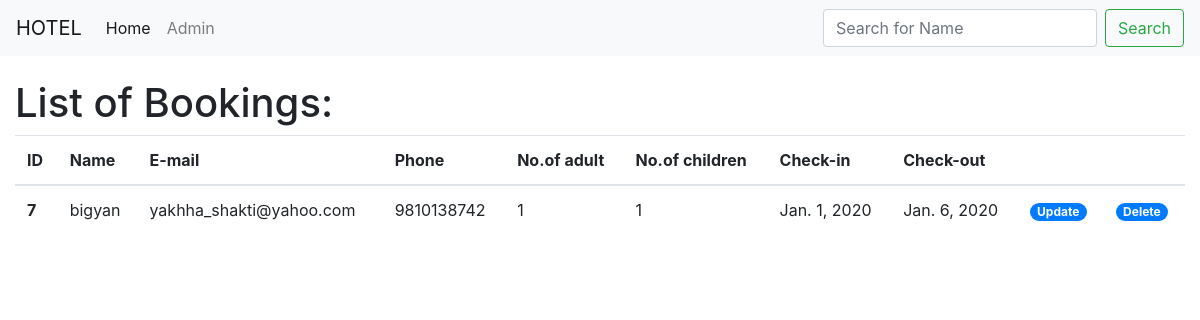
Page /table/ on the earlier database version.
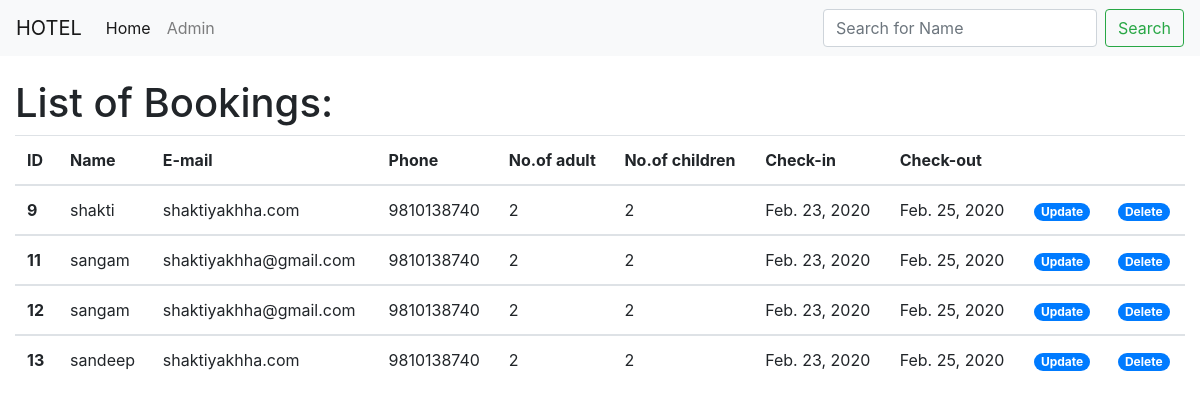
Same page on the later database version.
### WebApp/models.py (models this page shows, shortened)
class Book(models.Model):
    name=models.CharField(max_length=50)
    email=models.CharField(null=True, max_length=50)
    phone=models.IntegerField()
    number_of_adults=models.IntegerField()
    number_of_children=models.IntegerField()
    arrival=models.DateField()
    checkOut=models.DateField()

### WebApp/views.py (the view)
# urls.py: path("table/",table,name="table"),
def table(request):
    data=Book.objects.all()
    search=request.GET.get('search')
    if search !='' and search is not None:
        data=data.filter(name__icontains=search)
    context = {
        'Info':data
    }
    return render(request,'admin.html',context)

### WebApp/templates/admin.html (shortened to what this page needs)
{% load static %}
<!DOCTYPE html>
<html lang="en">
  <head>
    <link rel="stylesheet" href="{% static './bootstrap.css' %}" />
  </head>
  <body>
    <nav class="navbar navbar-expand-lg navbar-light bg-light">
      <a class="navbar-brand" href="#">HOTEL</a>
      <div class="collapse navbar-collapse" id="navbarSupportedContent">
        <ul class="navbar-nav mr-auto">
          <li class="nav-item active">
            <a class="nav-link" href="{% url 'booking' %}"
              >Home <span class="sr-only">(current)</span></a
            >
          </li>
          <li class="nav-item">
            <a class="nav-link" href="{% url 'table' %}">Admin</a>
          </li>
        </ul>
        <form class="form-inline my-2 my-lg-0" action="table" method="GET">
          <input
            class="form-control mr-sm-2"
            type="search"
            placeholder="Search for Name"
            aria-label="Search"
            name="search"
          />
          <button class="btn btn-outline-success my-2 my-sm-0" type="submit">
            Search
          </button>
        </form>
      </div>
    </nav>
    <div class="container-fluid">
      <div class="row">
        <div class="col-12">
          <h1 style="margin-top: 2%;">List of Bookings:</h1>
          <table class="table">
            <thead>
              <tr>
                <th scope="col">ID</th>
                <th scope="col">Name</th>
                <th scope="col">E-mail</th>
                <th scope="col">Phone</th>
                <th scope="col">No.of adult</th>
                <th scope="col">No.of children</th>
                <th scope="col">Check-in</th>
                <th scope="col">Check-out</th>
                <th scope="col"></th>
                <th scope="col"></th>
              </tr>
            </thead>
            {% for datas in Info %}
            <tbody>
              <tr>
                <th scope="row">{{datas.id}}</th>
                <td>{{datas.name}}</td>
                <td>{{datas.email}}</td>
                <td>{{datas.phone}}</td>
                <td>{{datas.number_of_adults}}</td>
                <td>{{datas.number_of_children}}</td>
                <td>{{datas.arrival}}</td>
                <td>{{datas.checkOut}}</td>
                <td>
                  <span class="badge badge-primary badge-pill"
                    ><a href="edit/{{datas.id}}">Update</a></span
                  >
                </td>
                <td>
                  <span class="badge badge-primary badge-pill"
                    ><a href="delete/{{datas.id}}">Delete</a></span
                  >
                </td>
              </tr>
            </tbody>
            {% endfor %}
          </table>
        </div>
      </div>
    </div>
  </body>
</html>

### WebApp/templates/admin.html (style rules this page uses)
a { color: white; }

Differences in the rows shown:
removed Book: id "7", name "bigyan", email "yakhha_shakti@yahoo.com", phone "9810138742", number_of_adults "1", number_of_children "1", arrival "Jan. 1, 2020", checkOut "Jan. 6, 2020"
added Book: id "9", name "shakti", email "shaktiyakhha.com", phone "9810138740", number_of_adults "2", number_of_children "2", arrival "Feb. 23, 2020", checkOut "Feb. 25, 2020"
added Book: id "11", name "sangam", email "shaktiyakhha@gmail.com", phone "9810138740", number_of_adults "2", number_of_children "2", arrival "Feb. 23, 2020", checkOut "Feb. 25, 2020"
added Book: id "12", name "sangam", email "shaktiyakhha@gmail.com", phone "9810138740", number_of_adults "2", number_of_children "2", arrival "Feb. 23, 2020", checkOut "Feb. 25, 2020"
added Book: id "13", name "sandeep", email "shaktiyakhha.com", phone "9810138740", number_of_adults "2", number_of_children "2", arrival "Feb. 23, 2020", checkOut "Feb. 25, 2020"
